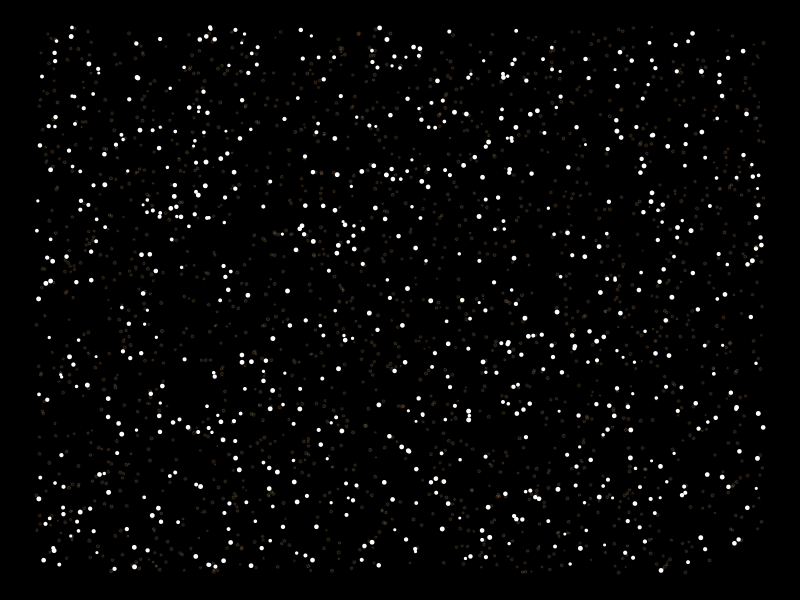
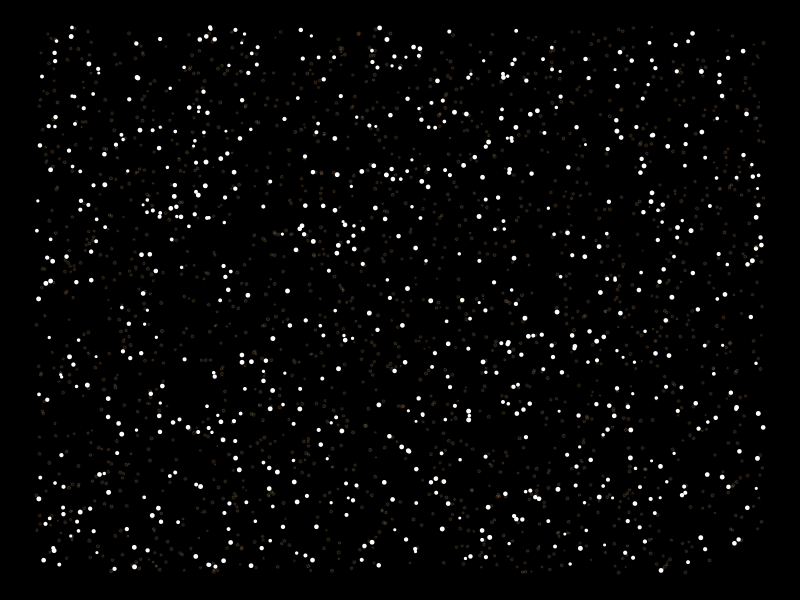

Generate these figures, in order, with R:





library(ggplot2)
library(Cairo)



set.seed(123)
n_stars <- 2500

stars_df <- data.frame(
  x = runif(n_stars, min = -500, max = 500),
  y = runif(n_stars, min = -500, max = 500),
  size = runif(n_stars, min = 0.1, max = 0.5),
  color = sample(c("#FFFFFF", "#FFF0D4", "#FFE0A8", "#FFD48C", "#FFC070", "#FFB054"), n_stars, replace = TRUE, prob = c(0.7, 0.2, 0.9, 0.07, 0.6, 0.1))
)

p <- ggplot(stars_df, aes(x = x, y = y)) +
  geom_point(aes(size = ifelse(color == "#FFFFFF", size*1.5, size),
                 color = color, alpha = ifelse(color == "#FFFFFF", 0.8, 0.4)), show.legend = FALSE) +
  scale_color_identity() +
  scale_size_continuous(range = c(0.1, 1)) +
  theme_void() +
  theme(panel.background = element_rect(fill = "black"))
p


# save the plot as a PNG image with 3840 x 2160 pixels
ggsave("stars.png", p, width = 3840/96, height = 2160/96, dpi = 96)
